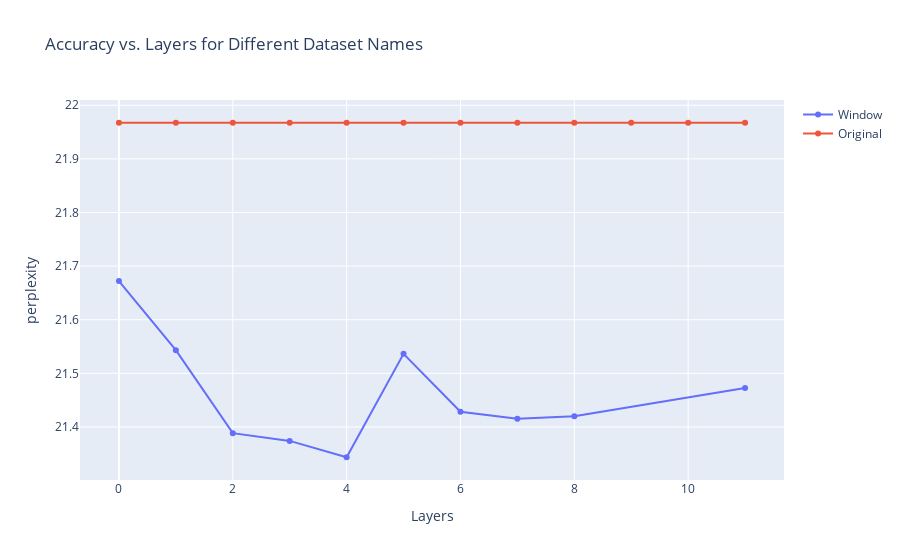

This figure's notebook cell:
### Code cell
data = []
for name, group_data in baseline[(baseline['model_name']!='Original')].sort_values(by='layers').groupby('model_name'):
    layers = group_data['layers']
    accuracy = group_data[results_metric]
    data.append(go.Scatter(x=layers, y=accuracy, name=name))
layers = list(range(12))
accuracy = 21.967364

data.append(go.Scatter(x=layers, y=[accuracy for i in layers], name='Original'))
fig = go.Figure(data=data)
fig.update_layout(xaxis_title='Layers', yaxis_title=results_metric)
fig.update_layout(title='Accuracy vs. Layers for Different Dataset Names')
fig.show()

### Figure 1 — Plotly figure (JSON) as saved in the notebook; plotly's stock layout.template omitted (floating-point values rounded to 4 significant figures)
{"data": [{"name": "Window", "type": "scatter", "x": [0, 1, 2, 3, 4, 5, 6, 7, 8, 11], "y": [21.67, 21.54, 21.39, 21.37, 21.34, 21.54, 21.43, 21.42, 21.42, 21.47]}, {"name": "Original", "type": "scatter", "x": [0, 1, 2, 3, 4, 5, 6, 7, 8, 9, 10, 11], "y": [21.97, 21.97, 21.97, 21.97, 21.97, 21.97, 21.97, 21.97, 21.97, 21.97, 21.97, 21.97]}], "layout": {"autosize": true, "title": {"text": "Accuracy vs. Layers for Different Dataset Names"}, "xaxis": {"autorange": true, "range": [-0.6682, 11.67], "title": {"text": "Layers"}, "type": "linear"}, "yaxis": {"autorange": true, "range": [21.29, 22.02], "title": {"text": "perplexity"}, "type": "linear"}}}
